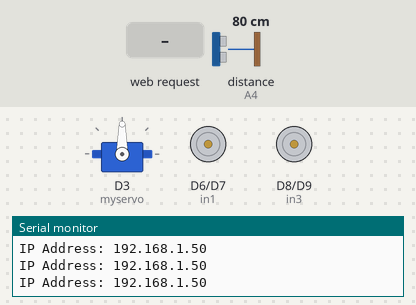
Recording of a sketch running on a simulated Arduino Uno R4 WiFi. Parts: servo, motor-driver pin pairs drawn as motors (green arrow = first pin HIGH = forward, orange = second pin HIGH = backward, longer = more drive, scaled by the enable pin), the last lines printed to the serial monitor. The inputs (shaded band) are chosen by the test bench; at power-on: distance to the obstacle (sensor on A4) 80 cm. The echo pulse lasts 58.3 µs per cm; WiFi joins after 1.5 s; servers stay silent unless stated.

Above: at 2.7 s.
2.8 s: HTTP request GET /forward received
At 5.8 s:
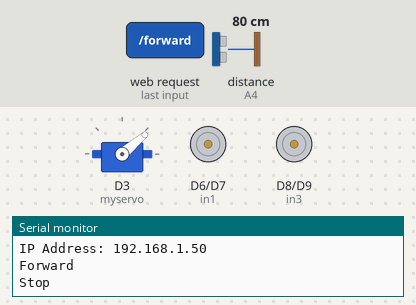
At 10.1 s:
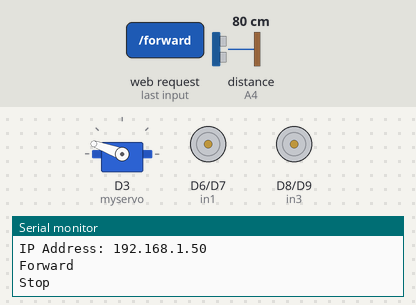
10.5 s: HTTP request GET /back received
At 12.3 s:
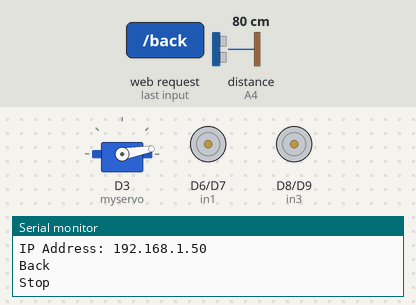
Timing chart, 0 to 18.1 s (numbered marks = the images above; inputs shaded):
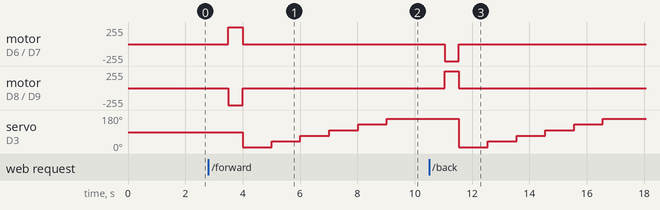

The sketch:

WiFiCar.ino
```cpp
#include <WiFiS3.h>
#include <Servo.h>  // Include Servo library

WiFiServer server(80);  // HTTP server on port 80

const char* ssid = "Mishawifi";
const char* password = "12311231";

// Motor pins
int in1 = 6, in2 = 7, in3 = 8, in4 = 9;
int ENA = 5, ENB = 11;

// Ultrasonic sensor pins
int Echo = A4;
int Trig = A5;

// Servo control
Servo myservo;
int servoAngle = 90;  // Initial position of servo

// Motor control functions
void _mStop() {
  digitalWrite(ENA, LOW);
  digitalWrite(ENB, LOW);
  digitalWrite(in1, LOW);
  digitalWrite(in2, LOW);
  digitalWrite(in3, LOW);
  digitalWrite(in4, LOW);
  Serial.println("Stop");
}

void _mForward() {
  digitalWrite(ENA,HIGH); digitalWrite(ENB,HIGH);
  digitalWrite(in1,HIGH); digitalWrite(in2,LOW);
  digitalWrite(in3,LOW);  digitalWrite(in4,HIGH);
  Serial.println("Forward");
  delay(500);
  _mStop();
}

void _mBack() {
  digitalWrite(ENA,HIGH); digitalWrite(ENB,HIGH);
  digitalWrite(in1,LOW);  digitalWrite(in2,HIGH);
  digitalWrite(in3,HIGH); digitalWrite(in4,LOW);
  Serial.println("Back");
  delay(500);
  _mStop();
}

void _mLeft() {
  digitalWrite(ENA,HIGH); digitalWrite(ENB,HIGH);
  digitalWrite(in1,HIGH); digitalWrite(in2,LOW);
  digitalWrite(in3,HIGH); digitalWrite(in4,LOW);
  Serial.println("Left");
  delay(250);
  _mStop();
}

void _mRight() {
  digitalWrite(ENA,HIGH); digitalWrite(ENB,HIGH);
  digitalWrite(in1,LOW);  digitalWrite(in2,HIGH);
  digitalWrite(in3,LOW);  digitalWrite(in4,HIGH);
  Serial.println("Right");
  delay(250);
  _mStop();
}

// Ultrasonic distance measurement
int Distance_test() {
  digitalWrite(Trig, LOW);
  delayMicroseconds(2);
  digitalWrite(Trig, HIGH);
  delayMicroseconds(20);
  digitalWrite(Trig, LOW);
  float Fdistance = pulseIn(Echo, HIGH);
  Fdistance= Fdistance/58;
  return (int)Fdistance;
}

void setup() {
  Serial.begin(9600);

  // Set motor pins as output
  pinMode(in1,OUTPUT); pinMode(in2,OUTPUT);
  pinMode(in3,OUTPUT); pinMode(in4,OUTPUT);
  pinMode(ENA,OUTPUT); pinMode(ENB,OUTPUT);

  // Set ultrasonic pins
  pinMode(Echo, INPUT);
  pinMode(Trig, OUTPUT);

  // Attach servo to pin 3
  myservo.attach(3);

  // Connect to Wi-Fi
  Serial.print("Connecting to WiFi: ");
  Serial.println(ssid);

  WiFi.begin(ssid, password);
  while (WiFi.status() != WL_CONNECTED) {
    delay(500);
    Serial.print(".");
  }

  Serial.println("\nConnected!");
  Serial.print("IP Address: ");
  Serial.println(WiFi.localIP());

  // Start web server
  server.begin();
}

void loop() {
  Serial.print("IP Address: ");
  Serial.println(WiFi.localIP());

  WiFiClient client = server.available();
  if (client) {
    String request = client.readStringUntil('\r');
    client.flush();

    // Respond to movement commands
    if (request.indexOf("GET /forward") >= 0) _mForward();
    else if (request.indexOf("GET /back") >= 0) _mBack();
    else if (request.indexOf("GET /left") >= 0) _mLeft();
    else if (request.indexOf("GET /right") >= 0) _mRight();

    // Send response to browser in JSON format
    client.println("HTTP/1.1 200 OK");
    client.println("Content-Type: application/json");
    client.println();

    // Create JSON object for the response
    String jsonResponse = "{\"distance_measurements\": [";
    for (servoAngle = 10; servoAngle <= 180; servoAngle += 30) {
      myservo.write(servoAngle);  // Move servo to position
      delay(500);  // Allow servo to settle

      int distance = Distance_test();  // Measure distance
      jsonResponse += "{\"angle\": " + String(servoAngle) + ", \"distance\": " + String(distance) + "},";
      delay(500);
    }

    // Remove the last comma and close the JSON array
    jsonResponse = jsonResponse.substring(0, jsonResponse.length() - 1);
    jsonResponse += "]}";

    // Send the JSON response
    client.println(jsonResponse);
    delay(1);
    client.stop();
  }

  delay(1000);  // Delay to avoid spamming Serial Monitor
}
```

Measured:
- after the input at 2.8 s, motor on D6 (in1) / D7 (in2): stopped → forward 255/255 after 0.70 s, → stopped 0.50 s later; motor on D8 (in3) / D9 (in4): stopped → backward 255/255 after 0.70 s, → stopped 0.50 s later; servo on D3 (myservo): 90° → 10° after 1.2 s, → 40° 1.0 s later, → 70° 1.0 s later, → 100° 1.0 s later, … (6 changes in this stretch)
- after the input at 10.5 s, motor on D6 (in1) / D7 (in2): stopped → backward 255/255 after 0.54 s, → stopped 0.50 s later; motor on D8 (in3) / D9 (in4): stopped → forward 255/255 after 0.54 s, → stopped 0.50 s later; servo on D3 (myservo): 160° → 10° after 1.0 s, → 40° 1.0 s later, → 70° 1.0 s later, → 100° 1.0 s later, … (6 changes in this stretch)
